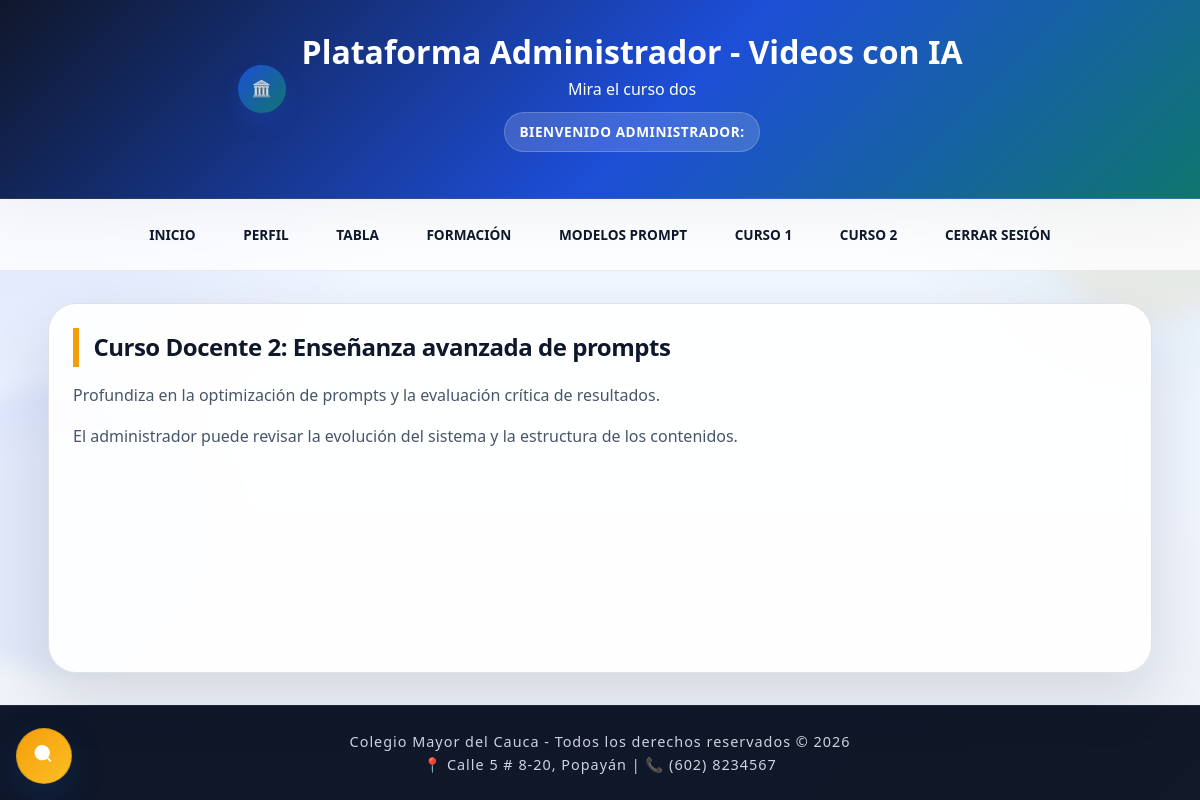
Screenshot of /admin/curso2.php (signed in) with the database file from the repository.
### tables this page shows
CREATE TABLE IF NOT EXISTS tv_cursos (
  id INT UNSIGNED AUTO_INCREMENT PRIMARY KEY,
  slug VARCHAR(60) NOT NULL UNIQUE,
  titulo VARCHAR(150) NOT NULL,
  descripcion TEXT NOT NULL,
  contenido LONGTEXT NULL,
  orden TINYINT UNSIGNED NOT NULL DEFAULT 1,
  activo TINYINT(1) NOT NULL DEFAULT 1,
  created_at DATETIME NOT NULL DEFAULT CURRENT_TIMESTAMP,
  INDEX idx_tv_cursos_activo (activo)
);

### inc/database.php (called while the page is built, shortened)
<?php
function ask_env_value(string $key, string $default = ''): string
{
    $value = getenv($key);
    if ($value !== false && $value !== '') {
        return (string) $value;
    }
    return $default;
}
function ask_db_config(): array
{
    return [
        'host' => ask_env_value('DB_HOST', 'localhost'),
        'port' => ask_env_value('DB_PORT', '3306'),
        'name' => ask_env_value('DB_NAME', 'ask_tutor'),
        'user' => ask_env_value('DB_USER', 'root'),
        'pass' => ask_env_value('DB_PASS', ''),
        'charset' => ask_env_value('DB_CHARSET', 'utf8mb4'),
    ];
}
function ask_db_connection(): PDO
{
    static $pdo = null;
    $config = ask_db_config();
    $dsn = sprintf(
        'mysql:host=%s;port=%s;dbname=%s;charset=%s',
        $config['host'],
        $config['port'],
        $config['name'],
        $config['charset']
    );
    try {
        $pdo = new PDO($dsn, $config['user'], $config['pass'], [
            PDO::ATTR_ERRMODE => PDO::ERRMODE_EXCEPTION,
            PDO::ATTR_DEFAULT_FETCH_MODE => PDO::FETCH_ASSOC,
            PDO::ATTR_EMULATE_PREPARES => false,
            PDO::MYSQL_ATTR_INIT_COMMAND => 'SET NAMES utf8mb4 COLLATE utf8mb4_unicode_ci',
        ]);
    } catch (PDOException $e) {
        throw new RuntimeException('No se pudo conectar a la base de datos: ' . $e->getMessage(), 0, $e);
    }
    return $pdo;
}
function ask_db_query_one(string $sql, array $params = []): ?array
{
    $stmt = ask_db_connection()->prepare($sql);
    $stmt->execute($params);
    $row = $stmt->fetch();
    return $row ?: null;
}
function ask_get_course(string $slug): ?array
{
    return ask_db_query_one(
        'SELECT id, slug, titulo, descripcion, contenido, orden, activo
         FROM tv_cursos
         WHERE slug = :slug AND activo = 1
         LIMIT 1',
        ['slug' => $slug]
    );
}

### admin/curso2.php (the view, shortened to what this page needs)
<?php
    require_once __DIR__ . '/../inc/database.php';
    $curso = ask_get_course('curso-2');
    $tituloCurso = $curso['titulo'] ?? 'Curso 2 - Administrador';
$descripcionCurso = $curso['descripcion'] ?? 'Contenido del curso 2 para administración.';
?>
<!DOCTYPE html>
<html lang="es">
<head>
    <link rel="stylesheet" href="../css/style.css">
</head>
<body>
<?php include 'top_admin.php'; ?>
<section>
    <h2><?php echo htmlspecialchars($tituloCurso, ENT_QUOTES, 'UTF-8'); ?></h2>
    <p><?php echo htmlspecialchars($descripcionCurso, ENT_QUOTES, 'UTF-8'); ?></p>
    <p>El administrador puede revisar la evolución del sistema y la estructura de los contenidos.</p>
</section>
<footer>
    <p>Colegio Mayor del Cauca - Todos los derechos reservados © 2026</p>
    <p>📍 Calle 5 # 8-20, Popayán | 📞 (602) 8234567</p>
</footer>
</body>
</html>

### css/style.css (style rules this page uses)
* { margin: 0; padding: 0; box-sizing: border-box; border-radius: 0 !important; }
body { font-family: 'Segoe UI', Arial, sans-serif; background-color: #f0f0f0; color: #121212; min-height: 100vh; display: flex; flex-direction: column; }
nav ul { display: flex; justify-content: center; list-style: none; }
nav a { text-decoration: none; color: #FFFFFF; font-weight: 600; padding: 1rem 2rem; display: block; transition: 0.3s; border-right: 1px solid #333; text-transform: uppercase; font-size: 0.85rem; }
section { flex: 1; max-width: 1100px; width: 95%; margin: 2rem auto; padding: 2.5rem; background-color: #FFFFFF; border: 2px solid #121212; box-shadow: 10px 10px 0px #D4AF37; }
section h1, section h2, section h3 { color: #002244; text-transform: uppercase; letter-spacing: 1px; border-left: 8px solid #D4AF37; padding-left: 15px; margin-bottom: 1.5rem; }
section p { text-align: justify; margin-bottom: 1.2rem; color: #333; }
:root { --ask-font-scale: 1; --ask-bg: #f0f0f0; --ask-surface: #ffffff; --ask-text: #121212; --ask-primary: #002244; --ask-accent: #D4AF37; }
body { background: var(--ask-bg); color: var(--ask-text); font-size: calc(16px * var(--ask-font-scale)); }
footer { background-color: #121212; color: #D4AF37; text-align: center; padding: 1.5rem; border-top: 3px solid #002244; font-size: 0.9rem; letter-spacing: 1px; }
:root { --theme-bg: #f4f7fb; --theme-surface: rgba(255, 255, 255, 0.92); --theme-surface-strong: #ffffff; --theme-text: #0f172a; --theme-muted: #475569; --theme-primary: #1d4ed8; --theme-secondary: #0f766e; --theme-accent: #f59e0b; --theme-border: rgba(15, 23, 42, 0.12); --theme-shadow: 0 24px 60px rgba(15, 23, 42, 0.12); }
html { scroll-behavior: smooth; }
body { font-family: 'Segoe UI', system-ui, -apple-system, BlinkMacSystemFont, sans-serif; background: radial-gradient(circle at top left, rgba(29, 78, 216, 0.16), transparent 32%), radial-gradient(circle at top right, rgba(15, 118, 110, 0.16), transparent 28%), linear-gradient(180deg, #f8fbff 0%, #eef4ff 45%, #eef2f7 100%); color: var(--theme-text); min-height: 100vh; line-height: 1.6; overflow-x: hidden; }
body::before, body::after { content: ''; position: fixed; inset: auto; pointer-events: none; z-index: -1; border-radius: 999px; filter: blur(10px); opacity: 0.5; }
body::before { top: 6rem; right: -4rem; width: 14rem; height: 14rem; background: rgba(245, 158, 11, 0.14); }
body::after { bottom: 8rem; left: -5rem; width: 18rem; height: 18rem; background: rgba(29, 78, 216, 0.12); }
nav ul { display: flex; justify-content: center; align-items: center; gap: 0.65rem; flex-wrap: wrap; list-style: none; padding: 0.7rem 1rem; }
nav a { text-decoration: none; color: #0f172a; font-weight: 700; padding: 0.8rem 1.1rem; display: block; border-radius: 999px !important; border: 1px solid transparent; transition: transform 0.2s ease, background 0.2s ease, color 0.2s ease, box-shadow 0.2s ease; }
section { flex: 1; max-width: 1180px; width: min(92%, 1180px); margin: 2rem auto; padding: clamp(1.4rem, 2vw, 2.3rem); background: var(--theme-surface); border: 1px solid var(--theme-border); border-radius: 28px !important; box-shadow: var(--theme-shadow); backdrop-filter: blur(10px); }
section h1, section h2, section h3 { color: var(--theme-text); text-transform: none; letter-spacing: -0.02em; border-left: 6px solid var(--theme-accent); padding-left: 0.9rem; margin-bottom: 1rem; }
section p { color: var(--theme-muted); text-align: left; margin-bottom: 1rem; }
footer { background: linear-gradient(135deg, #0f172a, #111827); color: #cbd5e1; text-align: center; padding: 1.5rem; border-top: 1px solid rgba(255, 255, 255, 0.08); margin-top: auto; }

### rows the page displays
tv_cursos: titulo "Curso Docente 2: Enseñanza avanzada de prompts", descripcion "Profundiza en la optimización de prompts y la evaluación crítica de resultados."

### other values shown
$tituloPlataforma "Plataforma Administrador - Videos con IA"
$subtituloPlataforma "Mira el curso dos"
$badgePlataforma "BIENVENIDO ADMINISTRADOR:"
